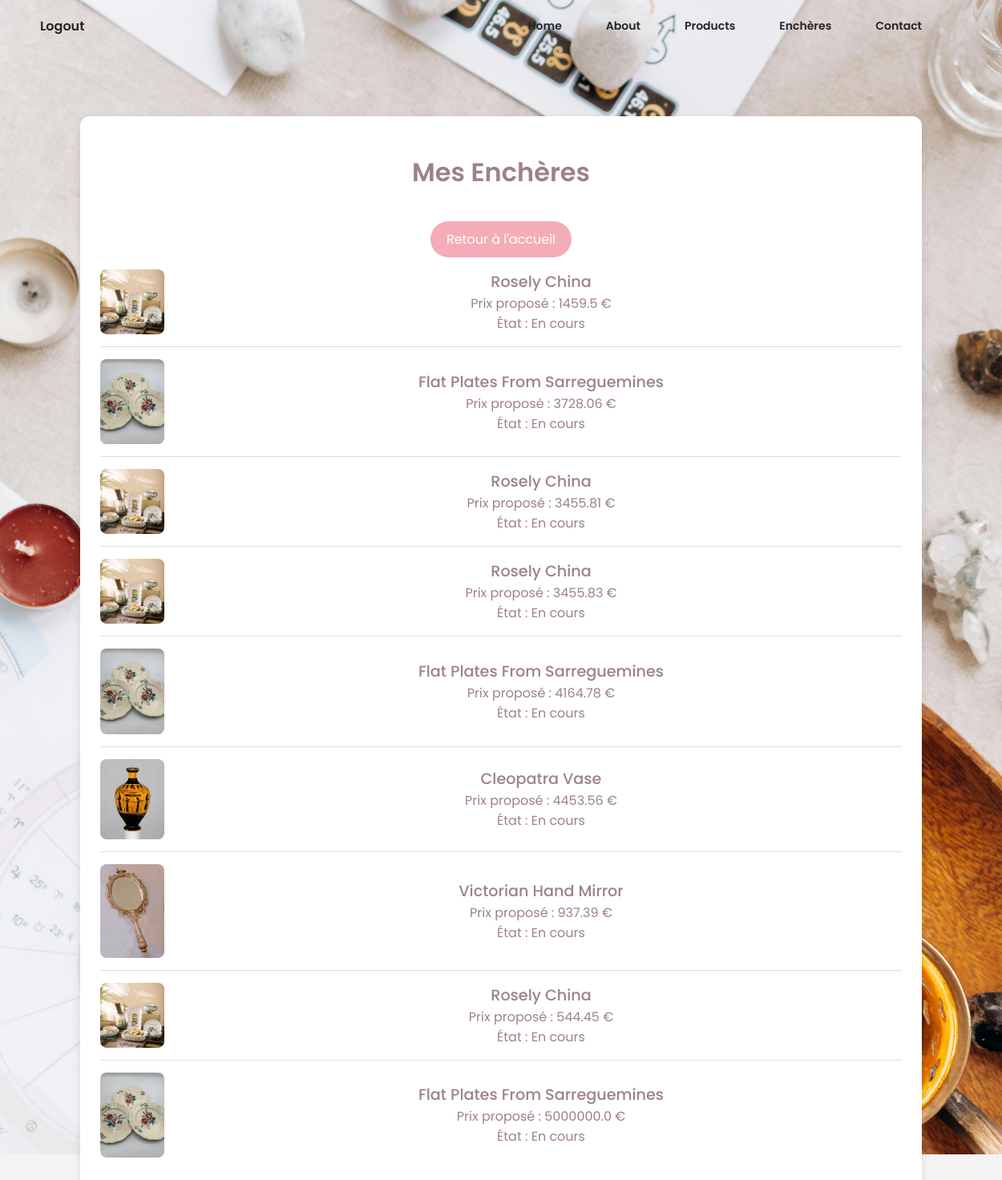
Page /mes_encheres (signed in) on the earlier database version.
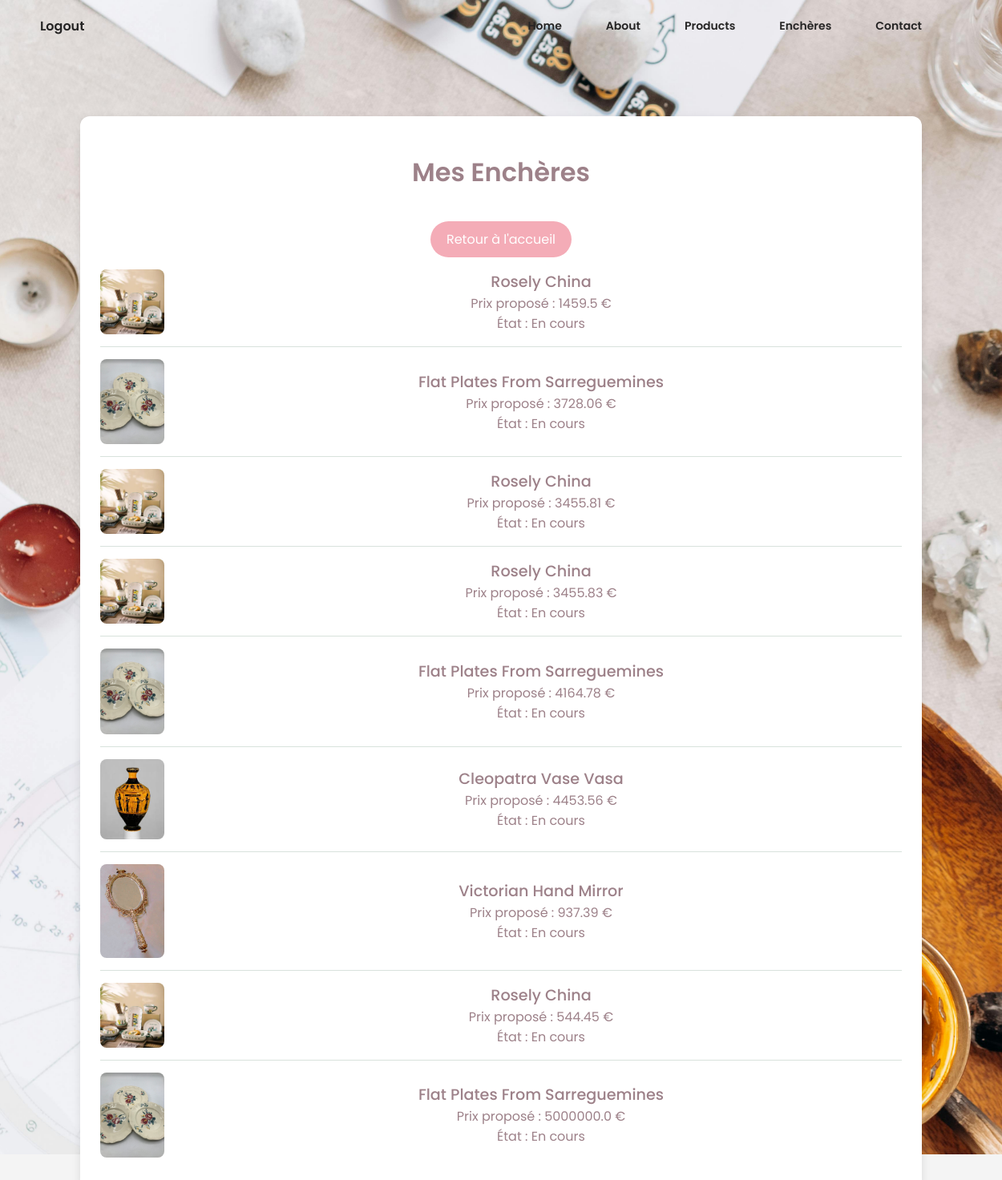
Same page on the later database version.
### tables this page shows
CREATE TABLE historique_enchere (
            id_enchere INTEGER NOT NULL,
            id_user INTEGER,
            proposed_price REAL NOT NULL,
            FOREIGN KEY (id_user) REFERENCES users(id),
            FOREIGN KEY (id_enchere) REFERENCES enchere(id),
            PRIMARY KEY (id_enchere, id_user, proposed_price)
            
        );

CREATE TABLE enchere (
            id_enchere INTEGER PRIMARY KEY AUTOINCREMENT,
            name TEXT NOT NULL,
            etat TEXT NOT NULL DEFAULT 'En cours',
            description TEXT NOT NULL,
            image_url TEXT, 
            prix REAL NOT NULL,
            date_fin DATE NOT NULL,
            adresse TEXT NOT NULL
        );

### app.py (the view)
@app.route("/mes_encheres")
@login_required
def mes_encheres():
    user_id = session.get("user_id")
    if not user_id:
        return redirect(
            url_for("login")
        )  # Redirige vers la page de connexion si l'utilisateur n'est pas connecté
    conn = sqlite3.connect("database.db")
    conn.row_factory = sqlite3.Row
    cursor = conn.cursor()
    cursor.execute(
        """
        SELECT e.name, e.image_url, he.proposed_price, e.etat
        FROM historique_enchere he
        JOIN enchere e ON he.id_enchere = e.id_enchere
        WHERE he.id_user = ?
    """,
        (user_id,),
    )
    encheres = cursor.fetchall()
    conn.close()
    return render_template("mes_encheres.html", encheres=encheres)

### app.py (called while the page is built)
@login_manager.user_loader
def load_user(user_id):
    conn = get_db()
    user = conn.execute("SELECT * FROM users WHERE id = ?", (user_id,)).fetchone()
    conn.close()
    if user:
        return User(
            user["id"],
            user["FirstName"],
            user["LastName"],
            user["Email"],
            user["phoneNum"],
            user["password"],
            user["is_admin"],
        )
    return None

def get_db():
    conn = sqlite3.connect("database.db")
    conn.row_factory = sqlite3.Row
    return conn

### templates/mes_encheres.html (shortened to what this page needs)
<!DOCTYPE html>
<html lang="fr">
<head>
    <link rel="stylesheet" href="{{ url_for('static', filename='cart.css') }}">
</head>
<body>
    <header>
        <div id="navbar">
            <a href="{{ url_for('logout') }}" class="logout-text">Logout</a>
            <nav>
                <ul>
                    <li><a href="{{ url_for('home') }}">Home</a></li>
                    <li><a href="{{ url_for('home') }}#about">About</a></li>
                    <li><a href="{{ url_for('index_user') }}">Products</a></li>
                    <li><a href="{{ url_for('encher_user') }}">Enchères</a></li>
                    <li><a href="{{ url_for('contact_us') }}">Contact</a></li>
                </ul>
            </nav>
        </div>
        <div class="cart-container">
            <h1>Mes Enchères</h1>
            <a href="{{ url_for('home') }}" class="back-link">Retour à l'accueil</a>
            {% if encheres %}
                {% for enchere in encheres %}
                <div class="cart-item">
                    <img src="{{ url_for('static', filename=enchere[1]) }}" alt="Image de {{ enchere[0] }}">
                    <div class="cart-item-details">
                        <div class="cart-item-name">{{ enchere[0] }}</div>
                        <div class="cart-item-price">Prix proposé : {{ enchere[2] }} €</div>
                        <div class="cart-item-quantity">État : {{ enchere[3] }}</div>
                    </div>
                </div>
                {% endfor %}
            {% else %}
                <p>Vous n'avez pas encore placé d'enchères.</p>
            {% endif %}
        </div>
    </header>
</body>
</html>

### static/cart.css (style rules this page uses)
body { font-family: "Poppins", sans-serif; background-color: #f4f4f4; margin: 0; padding: 0px; text-align: center; color: #9d8189; }
header { height: 180vh; background: url("../static/welcome.jpg") center center/cover no-repeat; position: relative; }
h1, h2 { color: #9d8189; font-weight: 600; }
a { text-decoration: none; color: #f4acb7; transition: color 0.3s ease; }
.back-link { display: inline-block; margin-top: 15px; padding: 10px 20px; background-color: #f4acb7; color: #ffffff; border-radius: 25px; transition: background-color 0.3s ease; }
.cart-container { max-width: 1000px; margin: 0 auto; background-color: #ffffff; padding: 25px; border-radius: 12px; box-shadow: 0 4px 12px rgba(0, 0, 0, 0.1); margin-top: 80px; }
.cart-item { display: flex; justify-content: space-between; align-items: center; padding: 15px 0; border-bottom: 1px solid #d8e2dc; }
.cart-item:last-child { border-bottom: none; }
.cart-item img { max-width: 80px; height: auto; border-radius: 8px; }
.cart-item-details { flex-grow: 1; margin-left: 20px; }
.cart-item-name { font-size: 1.2em; font-weight: 500; color: #9d8189; }
.cart-item-price { color: #9d8189; }
.cart-item-quantity { color: #9d8189; }
#navbar { position: relative; top: 0; left: 0; width: 100%; z-index: 10; display: flex; justify-content: space-between; align-items: center; padding: 10px 20px; }
.logout-text { color: rgb(37, 36, 36); font-weight: 600; padding: 10px 20px; margin-left: 10px; transition: border-bottom 0.3s ease-in-out; }
#navbar ul { display: flex; gap: 15px; margin-right: 100px; }
#navbar ul li a { padding: 15px 20px; color: rgb(37, 36, 36); font-weight:600; transition: border-bottom 0.3s ease-in-out; }
ul { list-style: none; padding: 0; margin: 0; }
ul li { padding: 5px 0; color: #9d8189; font-size: 14px; }

Differences in the rows shown:
changed through a linked row, historique_enchere: name "Cleopatra Vase" → "Cleopatra Vase Vasa"
